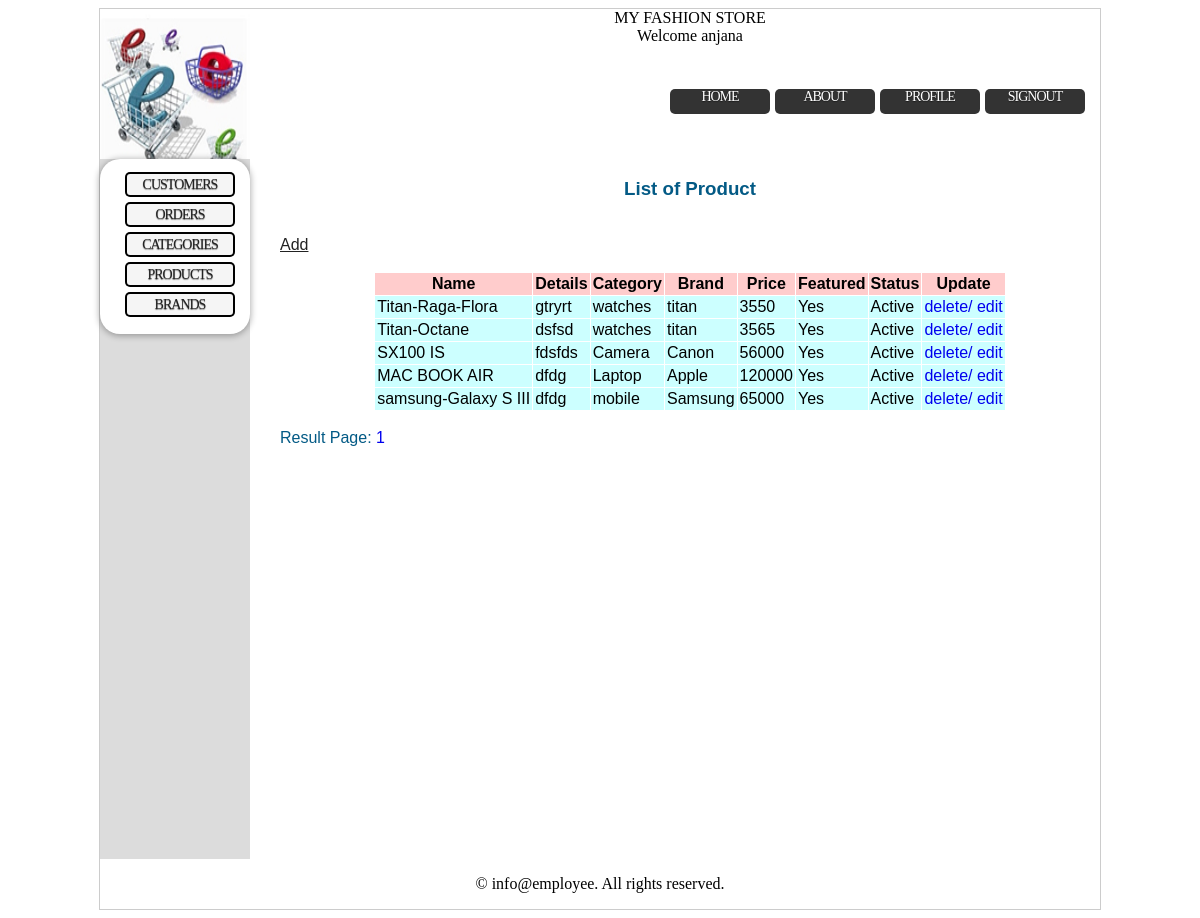
/admin/product_list.php (signed in), run on the app's committed database.
### tables this page shows
CREATE TABLE IF NOT EXISTS `products` (
  `pid` int(11) NOT NULL AUTO_INCREMENT,
  `pname` varchar(25) NOT NULL,
  `detail` varchar(25) NOT NULL,
  `category` int(11) NOT NULL,
  `brand` int(11) NOT NULL,
  `price` int(11) NOT NULL,
  `status` varchar(25) NOT NULL,
  `feature` varchar(25) NOT NULL,
  `image` varchar(25) NOT NULL,
  PRIMARY KEY (`pid`),
  KEY `Fk_brand` (`brand`),
  KEY `Fk_category` (`category`)
);

CREATE TABLE IF NOT EXISTS `category` (
  `cid` int(25) NOT NULL AUTO_INCREMENT,
  `cname` varchar(25) DEFAULT 'not null',
  `details` varchar(255) NOT NULL,
  `status` varchar(25) NOT NULL,
  PRIMARY KEY (`cid`)
);

CREATE TABLE IF NOT EXISTS `brand` (
  `id` int(11) NOT NULL AUTO_INCREMENT,
  `name` varchar(255) NOT NULL,
  `details` varchar(255) NOT NULL,
  `status` varchar(25) NOT NULL,
  PRIMARY KEY (`id`)
);

### library/sql.php (called while the page is built, shortened)
<?php
class DB
{
	public function query($sql)
	{
		$result = mysql_query($sql) or die(mysql_error());
		if($result) return $result;
		else return false;
	}
}
?>

### admin/product_list.php (the view, shortened to what this page needs)
<?php
require_once ('../library/sql.php');
$db=new DB();
$records_per_page = 15;
$total = mysql_result(mysql_query("SELECT COUNT(*) FROM products"), 0);
$page_count = ceil($total / $records_per_page);
$page = 1;
$skip = ($page - 1) * $records_per_page;
$query =("SELECT products.pid, products.pname, products.detail, category.cname, brand.name, products.price, products.status, products.feature
					FROM (products INNER JOIN category ON products.category = category.cid)
					INNER JOIN brand ON products.brand = brand.id
					order by pid desc LIMIT $skip, $records_per_page ");
$result=$db->query($query);
?>
<html>
	<head>
		<link rel="stylesheet" type="text/css" href="../CSS/style.css" media="screen" />
	</head>
	<body>
		<div class="wrapper">
			<?php
				require_once '../library/header.php';
				require_once '../library/content.php';
			?>
			<div class="rightcontent">
				<center><h3>List of Product</h3></center>
				<br/><a href="add_product.php" class="link_td">Add</a><br/>
				<?php
				if(mysql_num_rows($result)>=1)
				{
					?>
						<br/><table align="center" border="0px" cellpadding="2" cellspacing="1">
						 <tr bgcolor="#FFCCCC"><th>Name</th><th>Details</th>
						 <th>Category</th><th>Brand</th>
						 <th>Price</th><th>Featured</th>
						 <th>Status</th><th>Update</th></tr>
					<?php
					while($row=mysql_fetch_assoc($result))
					{
					?>
						<tr bgcolor="#CCFFFF"><td><?php echo $row['pname'];?></td>
						<td><?php echo $row['detail'];?></td>
						<td><?php echo $row['cname'];?></td>
						<td><?php echo $row['name'];?></td>
						<td><?php echo $row['price'];?></td>
						<td><?php echo $row['feature'];?></td>
						<td><?php echo $row['status'];?></td>
						<td><a href="product_list.php?deleteproduct=<?php echo $row['pid'];?>" style="text-decoration:none">delete/</a>
						<a href="prdupdate.php?edit=<?php echo $row['pid'];?>" style="text-decoration:none;">edit</a></td></tr>
					<?php
					}
				?>
				</table><br/>
				Result Page:
				<?php
				for ($i = 1; $i <= $page_count; ++$i)
					{
						echo '<a href="' . $_SERVER['PHP_SELF'] . '?page=' . $i . '" align="center" style="text-decoration:none;">'. $i . '</a> ';
					}
				}
				?>
			</div>
		<div class="footer">
			<p>&copy; info@employee. All rights reserved.</p>
		</div>
		</div>
	</body>
</html>

### CSS/style.css (style rules this page uses)
.wrapper { background-color:#FFFFFF; width: 1000px; border: 1px solid #cccccc; height: 900px; margin: 0px auto; }
.footer { float:left; height:50px; width:1000px; background-color:#FFFFFF; color: #000000; text-align:center; }
.rightcontent { float: right; height: 700px; width: 820px; background: #FFFFFF; color: #035A85; font-family: Verdana, Arial, Helvetica; }
a.link_td { background-color:#FFFFFF; color: #222222; width: 100%; }

### data on the page
products: pname "Titan-Raga-Flora", detail "gtryrt", category.cname "watches", brand.name "titan", price "3550", feature "Yes", status "Active"
products: pname "Titan-Octane", detail "dsfsd", category.cname "watches", brand.name "titan", price "3565", feature "Yes", status "Active"
products: pname "SX100 IS", detail "fdsfds", category.cname "Camera", brand.name "Canon", price "56000", feature "Yes", status "Active"
products: pname "MAC BOOK AIR", detail "dfdg", category.cname "Laptop", brand.name "Apple", price "120000", feature "Yes", status "Active"
products: pname "samsung-Galaxy S III", detail "dfdg", category.cname "mobile", brand.name "Samsung", price "65000", feature "Yes", status "Active"

### other printed values
$_SESSION['username'] "anjana"
